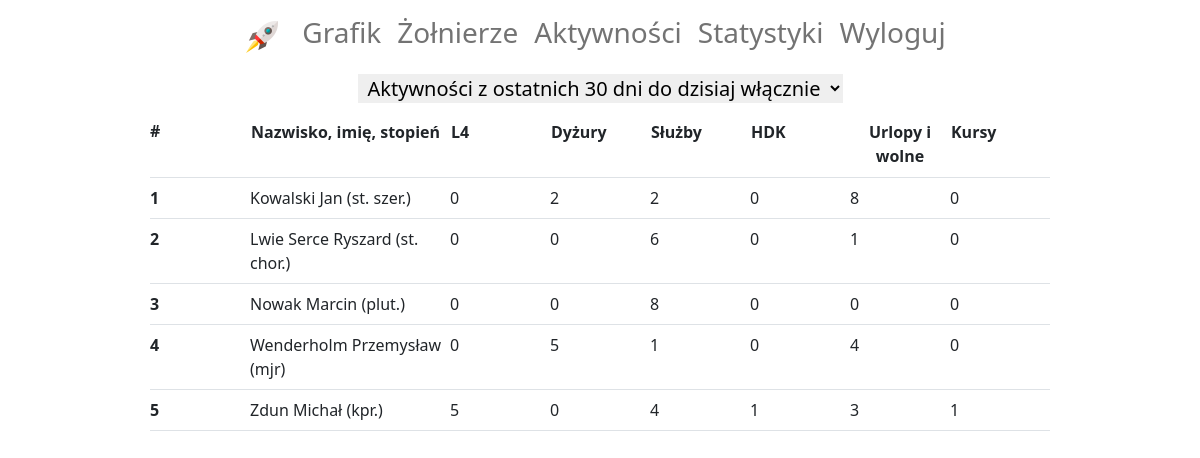
The page /soldiers-statistics/ (signed in) on the database its author committed.
### diagram/models.py (models this page shows, shortened)
class Soldier(models.Model):
    rank = models.CharField(max_length=20, choices=RANKS, verbose_name='stopień')
    first_name = models.CharField(max_length=20, verbose_name='imię')
    last_name = models.CharField(max_length=30, verbose_name='nazwisko')
    subdivision = models.ForeignKey(Subdivision, on_delete=models.SET_NULL, null=True, blank=True,
                                    verbose_name='pododdział')

### soldiers_statistics/views.py (the view)
# urls.py: path('', StatisticsView.as_view(), name='statistics'),
class StatisticsView(generic.View):
    def get(self, request):
        days_before_param = request.GET.get('days_before', None)
        if days_before_param and days_before_param in ['30', '90', '180', 'all']:
            if days_before_param == 'all':
                days_before_param = 9999
            else:
                days_before_param = int(days_before_param)
            request.session['days_before'] = days_before_param
        days_before = request.session.get('days_before', 90)
        order_key_param = request.GET.get('order_key', None)
        if order_key_param and order_key_param in ['last_name', 'L4', 'Dyżury', 'Służby', 'HDK', 'Urlopy', 'Kursy']:
            request.session['order_key'] = order_key_param
        order_key = request.session.get('order_key', 'last_name')
        content = [{
                'pk': soldier.pk,
                'rank': soldier.rank,
                'first_name': soldier.first_name,
                'last_name': soldier.last_name,
                'L4': get_days_of_soldier_activity(soldier, ['L4'], days_before),
                'Dyżury': get_days_of_soldier_activity(soldier, ['DYŻUR'], days_before),
                'Służby': get_days_of_soldier_activity(soldier,
                                                       ['SŁ.OF', 'SŁ.POM', 'SŁ.PDF', 'SŁ.PST', 'SŁ.PKT', 'PA GAR',
                                                        'PA JW', 'OKO'], days_before),
                'HDK': get_days_of_soldier_activity(soldier, ['HDK'], days_before),
                'Urlopy': get_days_of_soldier_activity(soldier,
                                                       ['UR.WYP', 'WOLNE', 'UR.DOD', 'UR.OK', 'UR.WYC', 'UR.SZK'],
                                                       days_before),
                'Kursy': get_days_of_soldier_activity(soldier, ['KURS'], days_before),
            } for soldier in Soldier.objects.filter(subdivision=request.user.subdivision).order_by('last_name')
        ]
        return render(request, 'soldiers_statistics/statistics.html', context={'statistics': sorted(content, key=lambda x:x[order_key])})

### diagram/functions.py (called while the page is built)
def get_days_of_soldier_activity(soldier, activities_names, days_before):
    start_date = now().date() + datetime.timedelta(days=-days_before)
    end_date = now().date()
    days = 0
    for act in soldier.activity_set.filter(subdivision=soldier.subdivision, name__in=activities_names,
                                           start_date__lte=end_date, end_date__gte=start_date):
        measured_start_date = start_date
        if act.start_date > measured_start_date:
            measured_start_date = act.start_date
        measured_end_date = end_date
        if measured_end_date > act.end_date:
            measured_end_date = act.end_date
        days += (measured_end_date - measured_start_date).days + 1
    return days

### soldiers_statistics/templates/soldiers_statistics/statistics.html (shortened to what this page needs)
{% extends 'account/base.html' %}
{% load crispy_forms_filters %}
{% block content %}
    <div class="d-flex flex-column align-items-center">
        <form method="get">
            <h5><select name="days_before" style="border: none; text-align: center;"
                        onchange="this.form.submit()">
                <option {% if request.session.days_before == 30 %}selected{% endif %} value="30">
                    Aktywności z ostatnich 30 dni do dzisiaj włącznie
                </option>
            </select></h5>
        </form>
        <table class="table">
            <thead>
            <tr class="d-flex justify-content-center">
                <th class="col col-md-1 px-0" scope="col">#</th>
                <th class="col col-md-2 px-0" scope="col">
                    <form method="get">
                        <button class="btn p-0"><b>{% if request.session.order_key == 'last_name' %}<u>{% endif %}
                            Nazwisko, imię, stopień
                            {% if request.session.order_key == 'last_name' %}</u>{% endif %}</b></button>
                    </form>
                </th>
                <th class="col col-md-1 px-0" scope="col">
                    <form method="get">
                        <button class="btn p-0"><b>{% if request.session.order_key == 'L4' %}<u>{% endif %}
                            L4
                        {% if request.session.order_key == 'last_name' %}</u>{% endif %}</b></button>
                    </form>
                </th>
                <th class="col col-md-1 px-0" scope="col">
                    <form method="get">
                        <button class="btn p-0"><b>{% if request.session.order_key == 'Dyżury' %}<u>{% endif %}
                            Dyżury
                        {% if request.session.order_key == 'Dyżury' %}</u>{% endif %}</b></button>
                    </form>
                </th>
                <th class="col col-md-1 px-0" scope="col">
                    <form method="get">
                        <button class="btn p-0"><b>{% if request.session.order_key == 'Służby' %}<u>{% endif %}
                            Służby
                        {% if request.session.order_key == 'Służby' %}</u>{% endif %}</b></button>
                    </form>
                </th>
                <th class="col col-md-1 px-0" scope="col">
                    <form method="get">
                        <button class="btn p-0"><b>{% if request.session.order_key == 'HDK' %}<u>{% endif %}
                            HDK
                        {% if request.session.order_key == 'HDK' %}</u>{% endif %}</b></button>
                    </form>
                </th>
                <th class="col col-md-1 px-0" scope="col">
                    <form method="get">
                        <button class="btn p-0"><b>{% if request.session.order_key == 'Urlopy' %}<u>{% endif %}
                            Urlopy i wolne
                        {% if request.session.order_key == 'Urlopy' %}</u>{% endif %}</b></button>
                    </form>
                </th>
                <th class="col col-md-1 px-0" scope="col">
                    <form method="get">
                        <button class="btn p-0"><b>{% if request.session.order_key == 'Kursy' %}<u>{% endif %}
                            Kursy
                        {% if request.session.order_key == 'Kursy' %}</u>{% endif %}</b></button>
                    </form>
                </th>
            </tr>
            </thead>
            <tbody>
            {% for soldier in statistics %}
                <tr class="d-flex justify-content-center">
                    <th class="col col-md-1 px-0" scope="row">{{ forloop.counter }}</th>
                    <td class="col col-md-2 px-0">
                        <a class="text-decoration-none text-dark" href="{% url 'soldier-detail' soldier.pk %}">
                            {{ soldier.last_name }} {{ soldier.first_name }} ({{ soldier.rank }})</a></td>
                    <td class="col col-md-1 px-0">{{ soldier.L4 }}</td>
                    <td class="col col-md-1 px-0">{{ soldier.Dyżury }}</td>
                    <td class="col col-md-1 px-0">{{ soldier.Służby }}</td>
                    <td class="col col-md-1 px-0">{{ soldier.HDK }}</td>
                    <td class="col col-md-1 px-0">{{ soldier.Urlopy }}</td>
                    <td class="col col-md-1 px-0">{{ soldier.Kursy }}</td>
                </tr>
            {% endfor %}
            </tbody>
        </table>
    </div>
{% endblock %}

### rows shown on the page
Soldier: last_name "Kowalski", first_name "Jan", rank "st. szer."
Soldier: last_name "Lwie Serce", first_name "Ryszard", rank "st. chor."
Soldier: last_name "Nowak", first_name "Marcin", rank "plut."
Soldier: last_name "Wenderholm", first_name "Przemysław", rank "mjr"
Soldier: last_name "Zdun", first_name "Michał", rank "kpr."

### other values the page prints
{{ soldier.L4 }} "0" "0" "0" "0" "5"
{{ soldier.Dyżury }} "2" "0" "0" "5" "0"
{{ soldier.Służby }} "2" "6" "8" "1" "4"
{{ soldier.HDK }} "0" "0" "0" "0" "1"
{{ soldier.Urlopy }} "8" "1" "0" "4" "3"
{{ soldier.Kursy }} "0" "0" "0" "0" "1"
